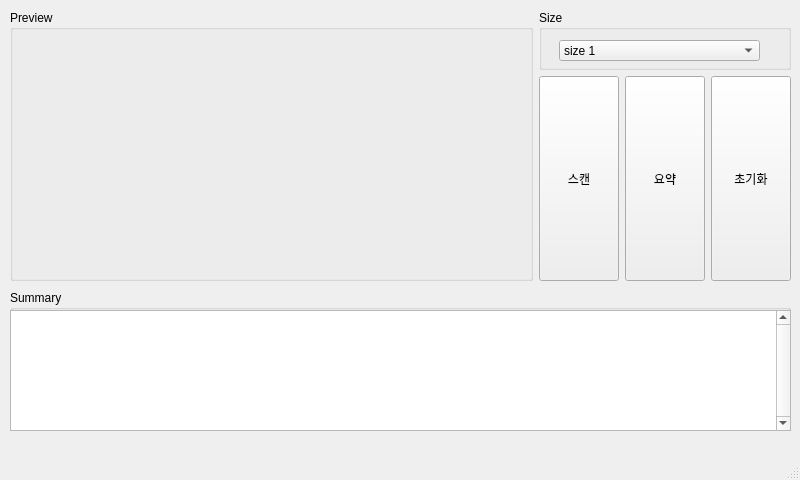
<?xml version="1.0" encoding="UTF-8"?>
<ui version="4.0">
 <class>MainWindow</class>
 <widget class="QMainWindow" name="MainWindow">
  <property name="geometry">
   <rect>
    <x>0</x>
    <y>0</y>
    <width>800</width>
    <height>480</height>
   </rect>
  </property>
  <property name="windowTitle">
   <string>MainWindow</string>
  </property>
  <widget class="QWidget" name="centralwidget">
   <widget class="QWidget" name="horizontalLayoutWidget">
    <property name="geometry">
     <rect>
      <x>10</x>
      <y>10</y>
      <width>781</width>
      <height>271</height>
     </rect>
    </property>
    <layout class="QHBoxLayout" name="horizontalLayout_2">
     <item>
      <widget class="QGroupBox" name="groupBox_preview">
       <property name="sizePolicy">
        <sizepolicy hsizetype="Expanding" vsizetype="Preferred">
         <horstretch>0</horstretch>
         <verstretch>0</verstretch>
        </sizepolicy>
       </property>
       <property name="title">
        <string>Preview</string>
       </property>
       <property name="flat">
        <bool>false</bool>
       </property>
       <widget class="QWidget" name="horizontalLayoutWidget_2">
        <property name="geometry">
         <rect>
          <x>0</x>
          <y>20</y>
          <width>531</width>
          <height>251</height>
         </rect>
        </property>
        <layout class="QHBoxLayout" name="previewLayout"/>
       </widget>
      </widget>
     </item>
     <item>
      <layout class="QVBoxLayout" name="verticalLayout">
       <item>
        <widget class="QGroupBox" name="groupBox_size">
         <property name="maximumSize">
          <size>
           <width>16777215</width>
           <height>60</height>
          </size>
         </property>
         <property name="title">
          <string>Size</string>
         </property>
         <widget class="QComboBox" name="comboBox_size">
          <property name="geometry">
           <rect>
            <x>20</x>
            <y>30</y>
            <width>201</width>
            <height>21</height>
           </rect>
          </property>
          <property name="sizePolicy">
           <sizepolicy hsizetype="Preferred" vsizetype="Fixed">
            <horstretch>0</horstretch>
            <verstretch>0</verstretch>
           </sizepolicy>
          </property>
          <item>
           <property name="text">
            <string notr="true">size 1</string>
           </property>
          </item>
          <item>
           <property name="text">
            <string>size 2</string>
           </property>
          </item>
          <item>
           <property name="text">
            <string>size 3</string>
           </property>
          </item>
         </widget>
        </widget>
       </item>
       <item>
        <layout class="QHBoxLayout" name="horizontalLayout">
         <item>
          <widget class="QPushButton" name="btn_scan">
           <property name="sizePolicy">
            <sizepolicy hsizetype="Minimum" vsizetype="Minimum">
             <horstretch>0</horstretch>
             <verstretch>5</verstretch>
            </sizepolicy>
           </property>
           <property name="text">
            <string>스캔</string>
           </property>
          </widget>
         </item>
         <item>
          <widget class="QPushButton" name="btn_summary">
           <property name="sizePolicy">
            <sizepolicy hsizetype="Minimum" vsizetype="Minimum">
             <horstretch>0</horstretch>
             <verstretch>0</verstretch>
            </sizepolicy>
           </property>
           <property name="text">
            <string>요약</string>
           </property>
          </widget>
         </item>
         <item>
          <widget class="QPushButton" name="btn_reset">
           <property name="sizePolicy">
            <sizepolicy hsizetype="Minimum" vsizetype="Minimum">
             <horstretch>0</horstretch>
             <verstretch>0</verstretch>
            </sizepolicy>
           </property>
           <property name="text">
            <string>초기화</string>
           </property>
          </widget>
         </item>
        </layout>
       </item>
      </layout>
     </item>
    </layout>
   </widget>
   <widget class="QWidget" name="layoutWidget">
    <property name="geometry">
     <rect>
      <x>10</x>
      <y>290</y>
      <width>781</width>
      <height>141</height>
     </rect>
    </property>
    <layout class="QHBoxLayout" name="horizontalLayout_3">
     <item>
      <widget class="QGroupBox" name="groupBox_summary">
       <property name="sizePolicy">
        <sizepolicy hsizetype="Preferred" vsizetype="Preferred">
         <horstretch>0</horstretch>
         <verstretch>0</verstretch>
        </sizepolicy>
       </property>
       <property name="minimumSize">
        <size>
         <width>0</width>
         <height>0</height>
        </size>
       </property>
       <property name="title">
        <string>Summary</string>
       </property>
       <widget class="QLabel" name="label_summary">
        <property name="geometry">
         <rect>
          <x>10</x>
          <y>20</y>
          <width>601</width>
          <height>111</height>
         </rect>
        </property>
        <property name="text">
         <string/>
        </property>
        <property name="textFormat">
         <enum>Qt::AutoText</enum>
        </property>
        <property name="alignment">
         <set>Qt::AlignLeading|Qt::AlignLeft|Qt::AlignTop</set>
        </property>
       </widget>
       <widget class="QTextEdit" name="textEdit">
        <property name="geometry">
         <rect>
          <x>0</x>
          <y>20</y>
          <width>781</width>
          <height>121</height>
         </rect>
        </property>
        <property name="font">
         <font>
          <pointsize>10</pointsize>
         </font>
        </property>
        <property name="verticalScrollBarPolicy">
         <enum>Qt::ScrollBarAlwaysOn</enum>
        </property>
        <property name="horizontalScrollBarPolicy">
         <enum>Qt::ScrollBarAlwaysOff</enum>
        </property>
       </widget>
      </widget>
     </item>
    </layout>
   </widget>
  </widget>
  <widget class="QMenuBar" name="menubar">
   <property name="geometry">
    <rect>
     <x>0</x>
     <y>0</y>
     <width>800</width>
     <height>21</height>
    </rect>
   </property>
  </widget>
  <widget class="QStatusBar" name="statusbar"/>
 </widget>
 <resources/>
 <connections/>
</ui>
